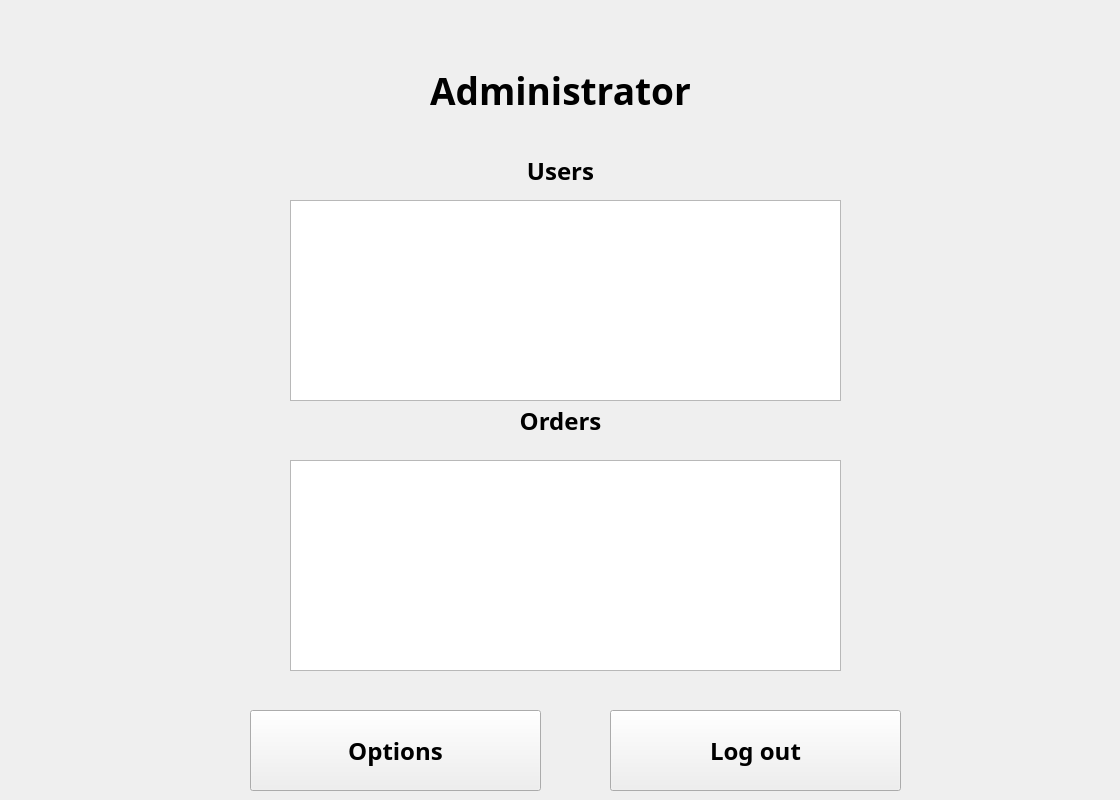
   <widget class="QWidget" name="Admin_page">
    <widget class="QLabel" name="label_39">
     <property name="geometry">
      <rect>
       <x>10</x>
       <y>40</y>
       <width>1101</width>
       <height>101</height>
      </rect>
     </property>
     <property name="font">
      <font>
       <family>Bahnschrift SemiBold</family>
       <pointsize>28</pointsize>
       <weight>75</weight>
       <bold>true</bold>
      </font>
     </property>
     <property name="text">
      <string>Administrator</string>
     </property>
     <property name="alignment">
      <set>Qt::AlignCenter</set>
     </property>
    </widget>
    <widget class="QLabel" name="label_40">
     <property name="geometry">
      <rect>
       <x>10</x>
       <y>120</y>
       <width>1101</width>
       <height>101</height>
      </rect>
     </property>
     <property name="font">
      <font>
       <family>Bahnschrift SemiBold</family>
       <pointsize>18</pointsize>
       <weight>75</weight>
       <bold>true</bold>
      </font>
     </property>
     <property name="text">
      <string>Users</string>
     </property>
     <property name="alignment">
      <set>Qt::AlignCenter</set>
     </property>
    </widget>
    <widget class="QTableWidget" name="users">
     <property name="geometry">
      <rect>
       <x>290</x>
       <y>200</y>
       <width>551</width>
       <height>201</height>
      </rect>
     </property>
    </widget>
    <widget class="QLabel" name="label_41">
     <property name="geometry">
      <rect>
       <x>10</x>
       <y>370</y>
       <width>1101</width>
       <height>101</height>
      </rect>
     </property>
     <property name="font">
      <font>
       <family>Bahnschrift SemiBold</family>
       <pointsize>18</pointsize>
       <weight>75</weight>
       <bold>true</bold>
      </font>
     </property>
     <property name="text">
      <string>Orders</string>
     </property>
     <property name="alignment">
      <set>Qt::AlignCenter</set>
     </property>
    </widget>
    <widget class="QTableWidget" name="orders">
     <property name="geometry">
      <rect>
       <x>290</x>
       <y>460</y>
       <width>551</width>
       <height>211</height>
      </rect>
     </property>
    </widget>
    <widget class="QPushButton" name="to_log_in_page_2">
     <property name="geometry">
      <rect>
       <x>610</x>
       <y>710</y>
       <width>291</width>
       <height>81</height>
      </rect>
     </property>
     <property name="font">
      <font>
       <family>Bahnschrift SemiBold</family>
       <pointsize>18</pointsize>
       <weight>75</weight>
       <bold>true</bold>
      </font>
     </property>
     <property name="text">
      <string>Log out</string>
     </property>
    </widget>
    <widget class="QPushButton" name="to_log_in_page_4">
     <property name="geometry">
      <rect>
       <x>250</x>
       <y>710</y>
       <width>291</width>
       <height>81</height>
      </rect>
     </property>
     <property name="font">
      <font>
       <family>Bahnschrift SemiBold</family>
       <pointsize>18</pointsize>
       <weight>75</weight>
       <bold>true</bold>
      </font>
     </property>
     <property name="text">
      <string>Options</string>
     </property>
    </widget>
   </widget>
